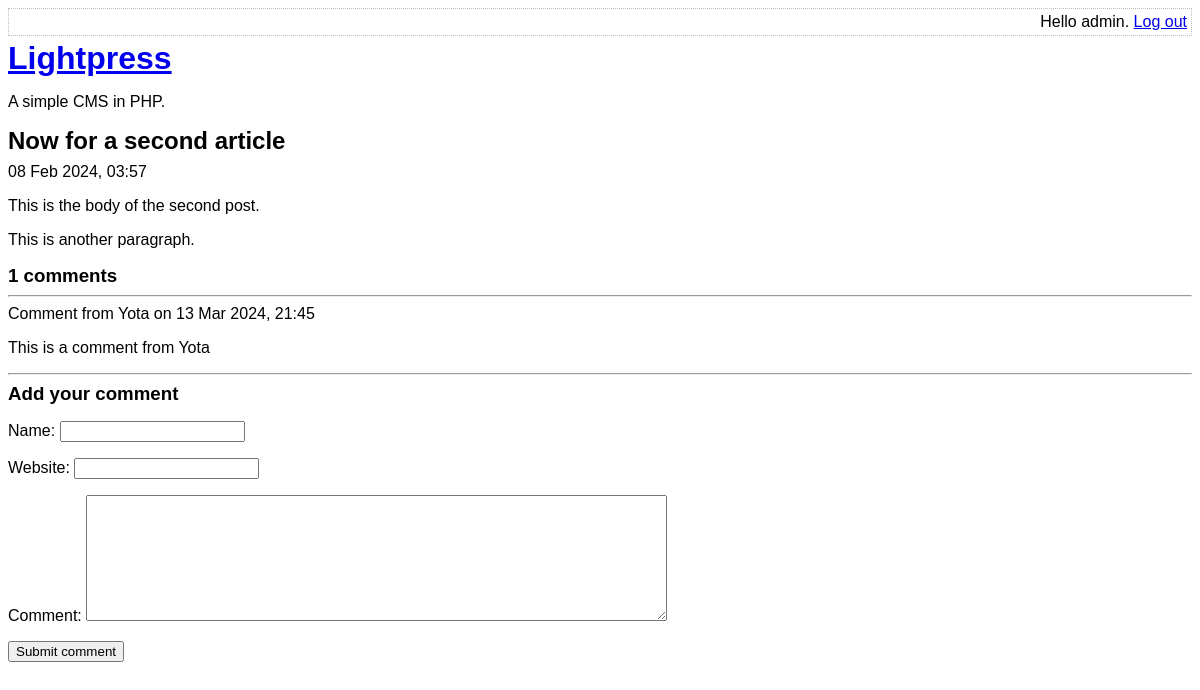
Screenshot of /view-post.php?post_id=2 (signed in) with the database file from the repository.
### tables this page shows
CREATE TABLE post (
    id INTEGER PRIMARY KEY AUTOINCREMENT NOT NULL,
    title VARCHAR NOT NULL,
    body VARCHAR NOT NULL,
    user_id INTEGER NOT NULL,
    created_at VARCHAR NOT NULL,
    updated_at VARCHAR
);

CREATE TABLE comment (
    id INTEGER PRIMARY KEY AUTOINCREMENT NOT NULL,
    post_id INTEGER NOT NULL,
    created_at VARCHAR NOT NULL,
    name VARCHAR NOT NULL,
    website VARCHAR,
    text VARCHAR NOT NULL
);

### lib/view-post.php (called while the page is built, shortened)
<?php
function getPostRow(PDO $pdo, $postId)
{
    $stmt = $pdo->prepare(
        'SELECT
            title, created_at, body
        FROM
            post
        WHERE
            id = :id'
    );
    $result = $stmt->execute(
        array('id' => $postId, )
    );
    $row = $stmt->fetch(PDO::FETCH_ASSOC);
    return $row;
    }

### view-post.php (the view, shortened to what this page needs)
<?php
require_once 'lib/common.php';
require_once 'lib/view-post.php';
if (isset($_GET['post_id']))
{
    $postId = $_GET['post_id'];
}
else
{
    $postId = 0;
}
$pdo = getPDO();
$row = getPostRow($pdo, $postId);
?>
<!DOCTYPE html>
<html>
    <head>
        <?php require 'templates/head.php' ?>
    </head>
    <body>
        <?php require 'templates/title.php' ?>
        <h2>
            <?php echo htmlEscape($row['title']) ?>
        </h2>
        <div>
            <?php echo convertSqlDate($row['created_at']) ?>
        </div>
        <?php echo convertNewlinesToParagraphs($row['body']) ?>
        <h3><?php echo countCommentsForPost($postId) ?> comments</h3>
        <?php foreach (getCommentsForPost($postId) as $comment): ?>
            <hr />
            <div class="comment">
                <div class="comment-meta">
                    Comment from
                    <?php echo htmlEscape($comment['name']) ?>
                    on
                    <?php echo convertSqlDate($comment['created_at']) ?>
                </div>
                <div class="comment-body">
                    <?php echo convertNewlinesToParagraphs($comment['text']) ?>
                </div>
            </div>
        <?php endforeach ?>
        <?php require 'templates/comment-form.php' ?>
    </body>
</html>

### lib/common.php (shortened to what this page needs)
<?php
function getRootPath()
{
    return realpath(__DIR__ . '/..');
}
function getDatabasePath()
{
    return getRootPath() . '/data/data.sqlite';
}
function getDsn()
{
    return 'sqlite:' . getDatabasePath();
}
function getPDO()
{
    return new PDO(getDsn());
}
function htmlEscape($html)
{
    return htmlspecialchars($html, ENT_HTML5, 'UTF-8');
}
function convertSqlDate($sqlDate)
{
    $date = DateTime::createFromFormat('Y-m-d H:i:s', $sqlDate);
    return $date->format('d M Y, H:i');
}
function convertNewlinesToParagraphs($text)
{
    $escaped = htmlEscape($text);
    return '<p>' . str_replace("\n", "</p><p>", $escaped) . '</p>';
}
function countCommentsForPost($postId)
{
    $pdo = getPDO();
    $sql = "
        SELECT
            COUNT(*) c
        FROM
            comment
        WHERE
            post_id = :post_id
    ";
    $stmt = $pdo->prepare($sql);
    $stmt->execute(
        array('post_id' => $postId, )
    );
    return (int) $stmt->fetchColumn();
}
function getCommentsForPost($postId)
{
    $pdo = getPDO();
    $sql = "
        SELECT
            id, name, text, created_at, website
        FROM
            comment
        WHERE
            post_id = :post_id
    ";
    $stmt = $pdo->prepare($sql);
    $stmt->execute(
        array('post_id' => $postId, )
    );
    return $stmt->fetchAll(PDO::FETCH_ASSOC);
}

### assets/main.css (style rules this page uses)
h1, h2, h3 { margin-top: 0; margin-bottom: 8px; }
body { font-family: sans-serif; }

### rows the page displays
post: title "Now for a second article", created_at "08 Feb 2024, 03:57", body "This is the body of the second post. This is another paragraph."
comment: name "Yota", created_at "13 Mar 2024, 21:45", text "This is a comment from Yota"

### other values shown
htmlEscape(getAuthUser()) "admin"
countCommentsForPost($postId) "1"
